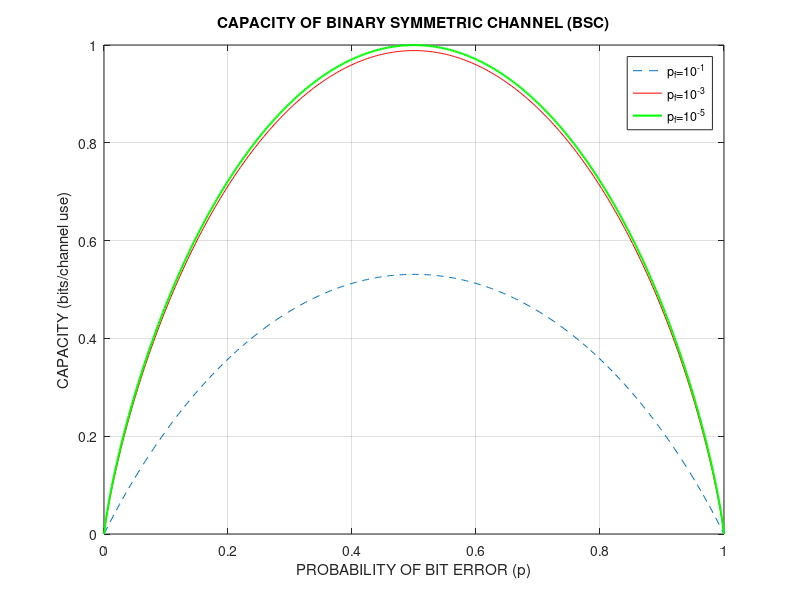

This figure's MATLAB source:
%% CAPACITY OF BINARY SYMMETRIC CHANNEL (BSC)
% 
% Copyright 2007 Telecommunications Lab
% $Revision: 1.0 $ $Date: 2007/06/21 12:45:07 $

%%
% 
% Plot capacity of binary symmetric channel (BSC)
 
Np = 401;
p = linspace(0, 1, Np);
pp = p(2:Np-1);      % Skip p=0 and p=1
pf=10^-1;
CH_x(1) = 1;
CH_x(Np) = 1;
CH_x(2:Np-1) = 1 + pp.*log2(pp) + (1-pp).*log2(1-pp);

i=1;
while i<=3
CH_y(i,1) = 1;
CH_y(i,Np) = 1;
CH_y(i,2:Np-1) = (pp+pf-2*pp*pf).*log2(pp+pf-2*pp*pf)+(1-pp-pf+2*pp*pf).*log2(1-pp-pf+2*pp*pf);
CH_xy(i,1) = 1;
CH_xy(i,Np) = 1;
CH_xy(i,2:Np-1) =  (1-pf).*pp.*log2((1-pf).*pp)+(1-pf)*(1-pp).*log2((1-pf)*(1-pp))+pf*pp.*log2(pf*pp)+pf*(1-pp).*log2(pf.*(1-pp));
pf=pf*10^(-2);
i=i+1;
end;
subplot(1,1,1);
plot(p, 1-(CH_x+CH_y(1,:)-CH_xy(1,:)),'--',p, 1-(CH_x+CH_y(2,:)-CH_xy(2,:)),'r',p, 1-(CH_x+CH_y(3,:)-CH_xy(3,:)),'g','LineWidth',1.5);
legend('p_f=10^{-1}','p_f=10^{-3}','p_f=10^{-5}');
title('CAPACITY OF BINARY SYMMETRIC CHANNEL (BSC)')
xlabel('PROBABILITY OF BIT ERROR (p)')
ylabel('CAPACITY (bits/channel use)')
grid
